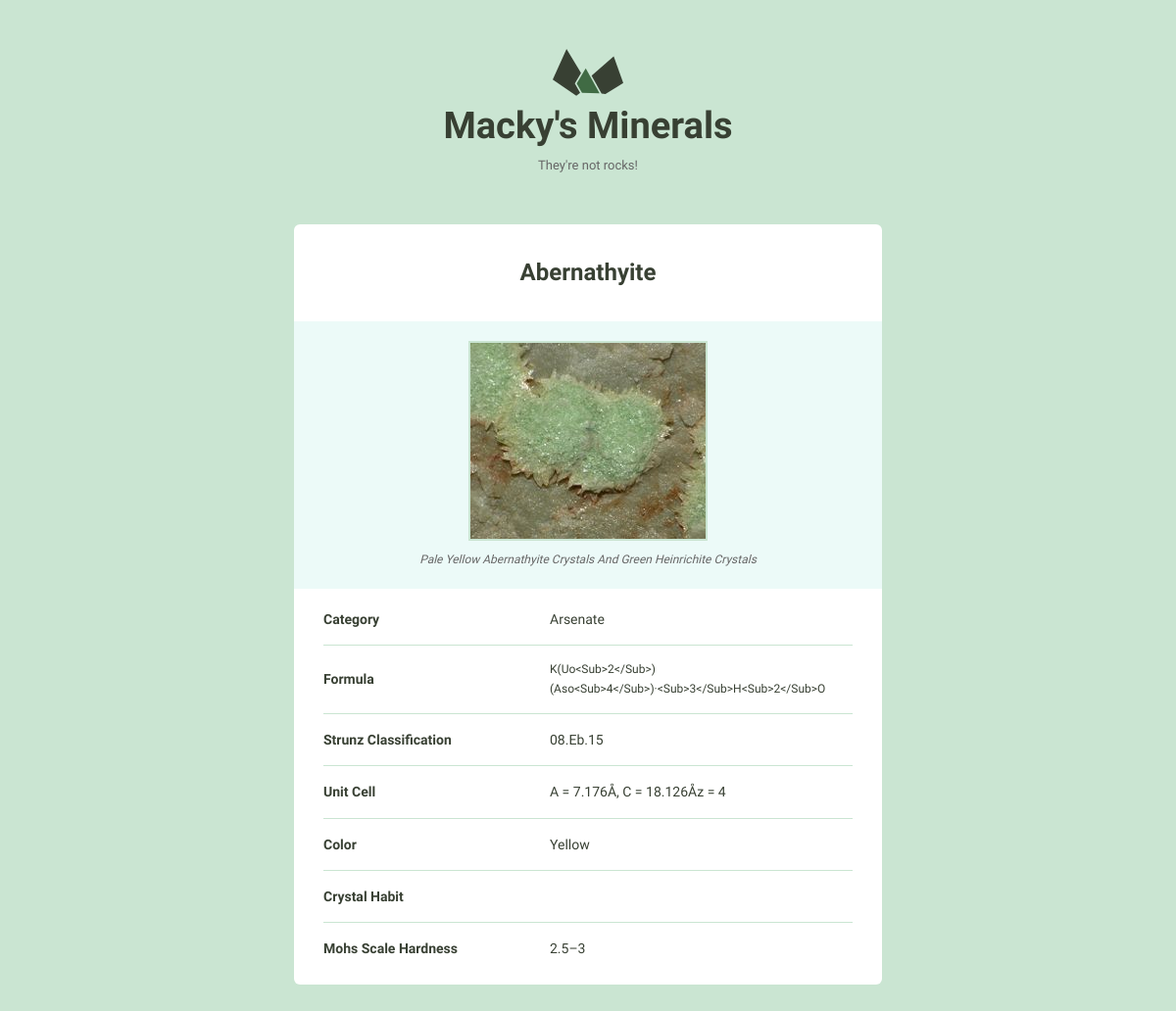
The page /5 on the database its author committed.
### minerals/models.py (models this page shows, shortened)
class Mineral(models.Model):
    created_at = models.DateTimeField(auto_now_add=True)
    name = models.CharField(max_length=255)
    image_filename = models.CharField(max_length=255, blank=True)
    image_caption = models.CharField(max_length=255, blank=True)
    category = models.CharField(max_length=255, blank=True)
    formula = models.CharField(max_length=255, blank=True)
    strunz_classification = models.CharField(max_length=255, blank=True)
    crystal_system = models.CharField(max_length=255, blank=True)
    unit_cell = models.CharField(max_length=255, blank=True)
    color = models.CharField(max_length=255, blank=True)
    crystal_symmetry = models.CharField(max_length=255, blank=True)
    cleavage = models.CharField(max_length=255, blank=True)
    mohs_scale_hardness = models.CharField(max_length=255, blank=True)
    luster = models.CharField(max_length=255, blank=True)
    streak = models.CharField(max_length=255, blank=True)
    diaphaneity = models.CharField(max_length=255, blank=True)
    optical_properties = models.CharField(max_length=255, blank=True)
    group = models.CharField(max_length=255, blank=True)
    refractive_index = models.CharField(max_length=255, blank=True)
    crystal_habit = models.CharField(max_length=255, blank=True)

### minerals/views.py (the view)
# urls.py: path('<pk>', views.mineral_detail, name='detail'),
def mineral_detail(request, pk):
    mineral = Mineral.objects.get(pk=pk)
    return render(request, 'minerals/detail.html', {'mineral': mineral})

### minerals/templates/minerals/detail.html (shortened to what this page needs)
{% load static from staticfiles %}
<!DOCTYPE html>
<html lang="en">
<head>
    <link rel="stylesheet" href="{% static 'css/global.css' %}">
</head>
<body>
<div class="bounds bounds--small">
    <div class="grid-100">
        <a href="../">
            <h1 class="logo__name text-centered">Macky's Minerals</h1>
        </a>
        <p class="logo__text text-centered">They're not rocks!</p>
    </div>
    <div class="grid-100 mineral__container">
        <h1 class="mineral__name">{{ mineral.name}}</h1>
        <div class="mineral__image-bg">
            <img class="mineral__image"
                 src="{% static 'images/' %}{{ mineral.name }}.jpg">
            <p class="mineral__caption">{{ mineral.image_caption|title }}</p>
        </div>
        <div class="mineral__table-container">
            <table class="mineral__table">
                <tr>
                    <td class="mineral__category">Category</td>
                    <td>{{ mineral.category|title }}</td>
                </tr>
                <tr>
                    <td class="mineral__category">Formula</td>
                    <td class="mineral__formula">
                        {{ mineral.formula|title }}
                    </td>
                </tr>
                <tr>
                    <td class="mineral__category">Strunz Classification</td>
                    <td>{{ mineral.strunz_classification|title }}</td>
                </tr>
                <tr>
                    <td class="mineral__category">Unit Cell</td>
                    <td>{{ mineral.unit_cell|title }}</td>
                </tr>
                <tr>
                    <td class="mineral__category">Color</td>
                    <td>{{ mineral.color|title }}</td>
                </tr>
                <tr>
                    <td class="mineral__category">Crystal Habit</td>
                    <td>{{ mineral.crystal_habit|title }}</td>
                </tr>
                <tr>
                    <td class="mineral__category">Mohs Scale Hardness</td>
                    <td>{{ mineral.mohs_scale_hardness|title }}</td>
                </tr>
            </table>
        </div>
    </div>
</div>
</body>
</html>

### assets/css/global.css (style rules this page uses)
html { font-family: sans-serif; -ms-text-size-adjust: 100%; -webkit-text-size-adjust: 100%; }
body { margin: 0; }
a { background-color: transparent; }
h1 { font-size: 2em; margin: 0.67em 0; }
img { border: 0; }
svg:not(:root) { overflow: hidden; }
table { border-collapse: collapse; border-spacing: 0; }
td, th { padding: 0; }
html { font-size: 62.5%; }
body { background-color: #CAE5D2; font-size: 1.5em; line-height: 1.6; font-weight: 400; font-family: "Cousine"; color: #666; }
.bounds { max-width: 800px; margin: 0 auto; padding: 50px 0 150px; overflow: hidden; }
.bounds--small { max-width: 600px; padding: 50px 10px 150px; }
.grid, .grid-5, .grid-10, .grid-15, .grid-20, .grid-25, .grid-30, .grid-33, .grid-35, .grid-40, .grid-45, .grid-50, .grid-55, .grid-60, .grid-65, .grid-66, .grid-70, .grid-75, .grid-80, .grid-90, .grid-95, .grid-100 { float: left; box-sizing: border-box; position: relative; }
.grid-100 { width: 100%; padding: 0 15px; }
h1, h2, h3, h4, h5, h6 { margin-top: 0; margin-bottom: 2rem; font-weight: bold; font-family: "Work Sans", sans-serif; color: #384033; }
h1 { font-size: 3.8rem; }
@media (min-width: 550px) { h1 { font-size: 3.8rem; } }
p { margin-top: 0; font-size: 1.6rem; }
a { color: #689b98; text-decoration: none; -webkit-transition: color 0.2s; -moz-transition: color 0.2s; -ms-transition: color 0.2s; -o-transition: color 0.2s; transition: color 0.2s; }
th, td { padding: 15px; text-align: left; border-bottom: 1px solid #e1e1e1; }
th:first-child, td:first-child { padding-left: 0; }
th:last-child, td:last-child { padding-right: 0; }
table, p, ul { margin-bottom: 2.5rem; }
.text-centered { text-align: center; }
.logo { display: block; fill: #384033; position: relative; margin: 0 auto; width: 72px; }
.logo__name { margin-bottom: 0; }
.logo__text { margin-bottom: 50px; font-size: 13px; }
.mineral__container { background-color: #fff; border-radius: 6px; list-style: none; padding: 0; text-align: center; }
.mineral__name { display: block; width: 100%; margin: 0; font-size: 24px; padding: 30px 0 30px 0; }
.mineral__image { display: block; margin: 0 auto; border: solid 2px #CAE5D2; }
.mineral__image-bg { background-color: #ecfaf8; padding: 20px 0; }
.mineral__caption { font-size: 12px; font-style: italic; padding: 10px 0 0 0; margin: 0; }
.mineral__table { font-size: 14px; color: #384033; }
.mineral__table td { border-color: #CAE5D2; }
.mineral__table tr:last-of-type td { border-bottom: none; padding-bottom: 0; }
.mineral__table-container { padding: 5px 30px 0; }
.mineral__category { font-weight: bold; width: 40%; }
.mineral__formula { font-size: 12px; }

### rows shown on the page
Mineral: name "Abernathyite", name (picture), image_caption "Pale Yellow Abernathyite Crystals And Green Heinrichite Crystals", category "Arsenate", formula "K(Uo<Sub>2</Sub>)(Aso<Sub>4</Sub>)·<Sub>3</Sub>H<Sub>2</Sub>O", strunz_classification "08.Eb.15", unit_cell "A = 7.176Å, C = 18.126Åz = 4", color "Yellow", mohs_scale_hardness "2.5–3"
